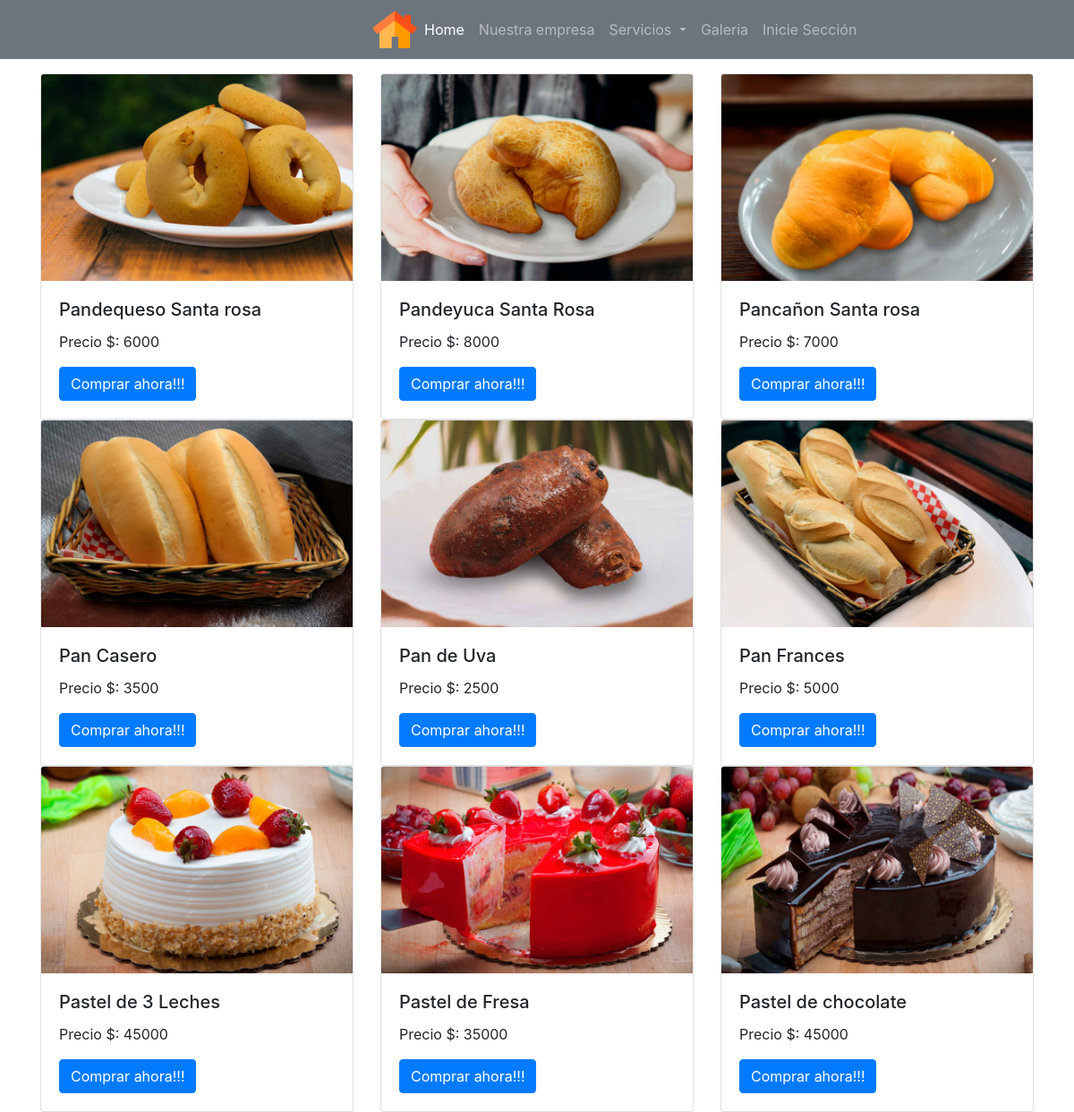
Screenshot of /controller/listarProducto.php with the database file from the repository.
### tables this page shows
CREATE TABLE `producto` (
  `idProducto` int(10) NOT NULL,
  `nombreProducto` varchar(30) NOT NULL,
  `precio` decimal(50,0) NOT NULL,
  `tipoProducto` varchar(50) NOT NULL,
  `imagen` varchar(50) DEFAULT NULL
);

### producto.php (called while the page is built, shortened)
<?php
class Producto
{
    private $db;
    private $db_tablaProducto = "producto";
    public function __construct($db)
    {
        $this->db = $db;
    }
    function getPro()
    {
        $sqlquery = "SELECT idProducto, nombreProducto, precio, tipoProducto, imagen FROM " . $this->db_tablaProducto . "";
        $this->result = $this->db->query($sqlquery);
        return $this->result;
    }
}
?>

### controller/listarProducto.php (the view, shortened to what this page needs)
<!DOCTYPE html>
<html lang="en">
<head>
    <link rel="stylesheet" href="https://stackpath.bootstrapcdn.com/bootstrap/4.4.1/css/bootstrap.min.css">
</head>
<body>
<nav class="navbar navbar-expand-lg navbar-dark bg-secondary">
                <a href="index.php" style="margin-left: 400px;">
                    <img src="/images/home.png" width="50px" height="50px"></a>
                <div class="collapse navbar-collapse" id="navbarSupportedContent">
                    <ul class="navbar-nav mr-auto">
                        <li class="nav-item active">
                            <a class="nav-link" href="/index.php">Home <span class="sr-only">(current)</span></a>
                        </li>
                        <li class="nav-item">
                            <a class="nav-link" href="/historia.php">Nuestra empresa</a>
                        </li>
                        <li class="nav-item dropdown">
                            <a class="nav-link dropdown-toggle" href="nuestraempresa.html" id="navbarDropdown"
                                role="button" data-toggle="dropdown" aria-haspopup="true" aria-expanded="false">
                                Servicios
                            </a>
                        </li>
                        <li class="nav-item">
                            <a class="nav-link" href="./controller//listarProducto.php">Galeria</a>
                        </li>
                        <li class="nav-item">
                            <a class="nav-link" href="seccion.html">Inicie Sección</a>
                        </li>
                    </ul>
                </div>
            </nav>
    <div class="container mt-3">
        <div class="row">
            <?php
include_once '../producto.php';
$conexion = new Conexion();
$db = $conexion->getConexion();
$producto = new Producto($db);
$objPro = $producto->getPro();
while ($row = mysqli_fetch_row($objPro)) {
    ?>
                     <div class="col-lg-4  col-md-6  col-sm-12">
                        <div class="card">
                            <img src="/images/<?php echo $row[4]; ?>" class="card-img-top" alt="Card image cap">
                            <div class="card-body">
                                <h5 class="card-title"><?php echo $row[1]; ?></h5>
                                <p class="card-text">
                                    Precio $: <?php echo $row[2]; ?>
                                </p>
                                <a href="#" class="btn btn-primary">Comprar ahora!!!</a>
                            </div>
                        </div>
                    </div>
                <?php
                }
                ?>
            </div>
        </div>
</body>
</html>

### rows the page displays
producto: imagen (picture), nombreProducto "Pandequeso Santa rosa", precio "6000"
producto: imagen (picture), nombreProducto "Pandeyuca Santa Rosa", precio "8000"
producto: imagen (picture), nombreProducto "Pancañon Santa rosa", precio "7000"
producto: imagen (picture), nombreProducto "Pan Casero", precio "3500"
producto: imagen (picture), nombreProducto "Pan de Uva", precio "2500"
producto: imagen (picture), nombreProducto "Pan Frances", precio "5000"
producto: imagen (picture), nombreProducto "Pastel de 3 Leches", precio "45000"
producto: imagen (picture), nombreProducto "Pastel de Fresa", precio "35000"
producto: imagen (picture), nombreProducto "Pastel de chocolate", precio "45000"
